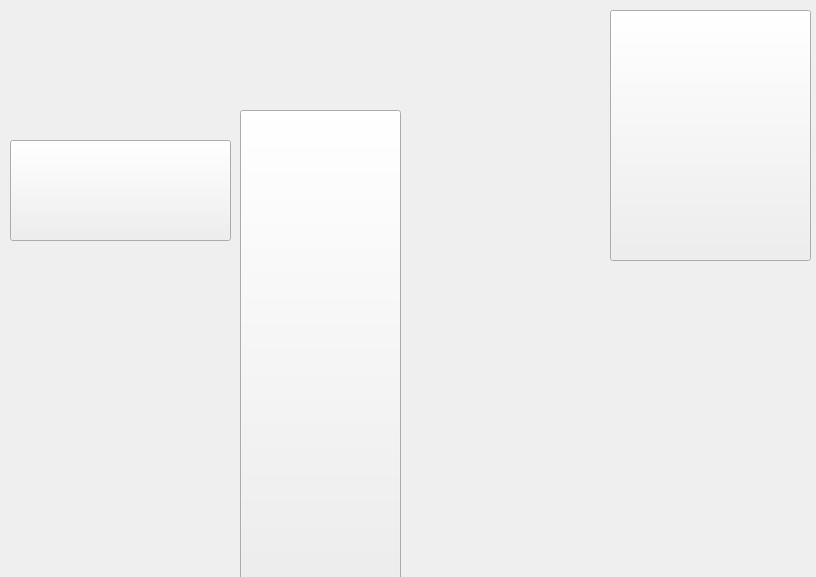
<?xml version="1.0" encoding="UTF-8"?>
<ui version="4.0">
 <class>MainWindow</class>
 <widget class="QMainWindow" name="MainWindow">
  <property name="geometry">
   <rect>
    <x>0</x>
    <y>0</y>
    <width>816</width>
    <height>577</height>
   </rect>
  </property>
  <property name="minimumSize">
   <size>
    <width>816</width>
    <height>577</height>
   </size>
  </property>
  <property name="maximumSize">
   <size>
    <width>816</width>
    <height>577</height>
   </size>
  </property>
  <property name="windowTitle">
   <string>MainWindow</string>
  </property>
  <property name="autoFillBackground">
   <bool>false</bool>
  </property>
  <property name="styleSheet">
   <string notr="true">backgroung-img: url(imagens/Cozinha/CozinhaCube.png);</string>
  </property>
  <widget class="QWidget" name="centralwidget">
   <widget class="QLabel" name="backgroung">
    <property name="geometry">
     <rect>
      <x>0</x>
      <y>0</y>
      <width>816</width>
      <height>577</height>
     </rect>
    </property>
    <property name="minimumSize">
     <size>
      <width>816</width>
      <height>577</height>
     </size>
    </property>
    <property name="maximumSize">
     <size>
      <width>816</width>
      <height>577</height>
     </size>
    </property>
    <property name="autoFillBackground">
     <bool>false</bool>
    </property>
    <property name="text">
     <string/>
    </property>
    <property name="pixmap">
     <pixmap>../Cube/imagens/Cozinha/CozinhaCube.png</pixmap>
    </property>
    <property name="scaledContents">
     <bool>true</bool>
    </property>
    <property name="wordWrap">
     <bool>false</bool>
    </property>
   </widget>
   <widget class="QPushButton" name="geladeira">
    <property name="geometry">
     <rect>
      <x>240</x>
      <y>110</y>
      <width>161</width>
      <height>471</height>
     </rect>
    </property>
    <property name="text">
     <string/>
    </property>
   </widget>
   <widget class="QPushButton" name="armario">
    <property name="geometry">
     <rect>
      <x>610</x>
      <y>10</y>
      <width>201</width>
      <height>251</height>
     </rect>
    </property>
    <property name="text">
     <string/>
    </property>
   </widget>
   <widget class="QPushButton" name="pia">
    <property name="geometry">
     <rect>
      <x>10</x>
      <y>140</y>
      <width>221</width>
      <height>101</height>
     </rect>
    </property>
    <property name="text">
     <string/>
    </property>
   </widget>
  </widget>
 </widget>
 <resources/>
 <connections/>
</ui>
